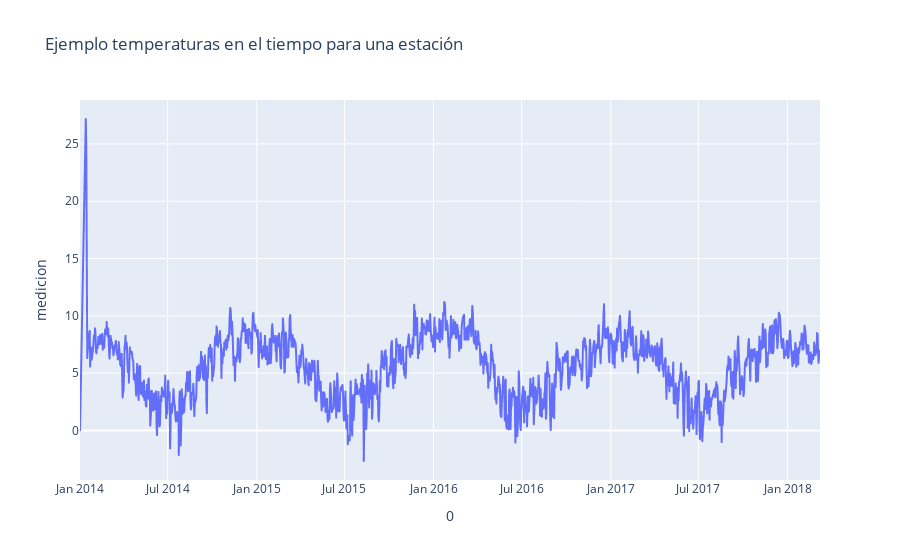

Write notebook code for a chart like this one.
### Markdown cell above
### 2.2.1 ¿Es Posible Realizar en Este Estado un Análisis Exploratorio de los Datos? [0,5]

### Code cell
#########################
example = df.iloc[0, 15:].to_frame()
example.columns = ["medicion"]

example["medicion"] = example["medicion"].astype(float)
example = example[example["medicion"] != -9999]

fig = px.line(example, y="medicion", title='Ejemplo temperaturas en el tiempo para una estación')
fig.show()
#########################

### Figure 1 — Plotly figure (JSON) as saved in the notebook; plotly's stock layout.template omitted (floating-point values rounded to 4 significant figures; data arrays with more than 128 entries replaced by an {"elided": "..."} marker saying what was removed)
{"data": [{"hovertemplate": "0=%{x}<br>medicion=%{y}<extra></extra>", "legendgroup": "", "line": {"color": "#636efa", "dash": "solid"}, "mode": "lines", "name": "", "showlegend": false, "type": "scattergl", "x": {"elided": "1517 str values"}, "xaxis": "x", "y": {"elided": "1517 float values"}, "yaxis": "y"}], "layout": {"legend": {"tracegroupgap": 0}, "title": {"text": "Ejemplo temperaturas en el tiempo para una estación"}, "xaxis": {"anchor": "y", "domain": [0, 1], "title": {"text": "0"}}, "yaxis": {"anchor": "x", "domain": [0, 1], "title": {"text": "medicion"}}}}
